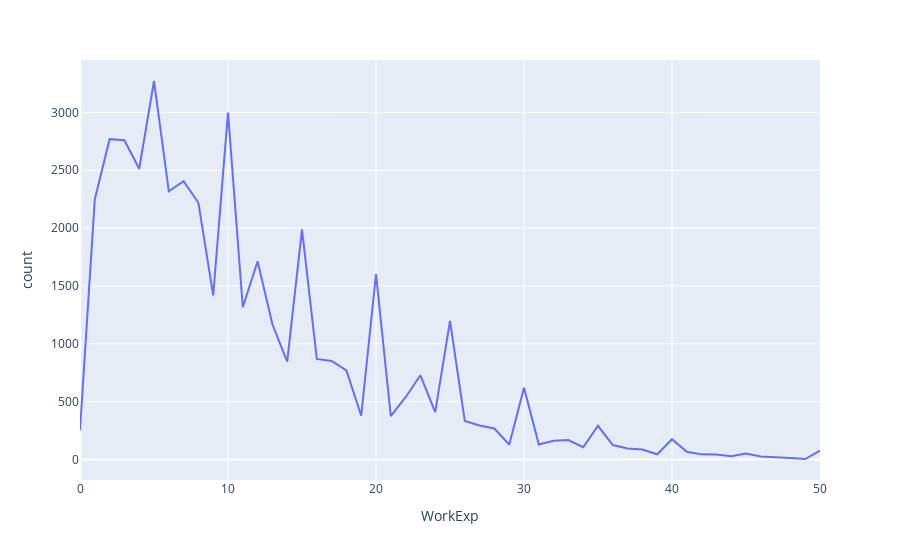

Write notebook code for a chart like this one.
### Code cell
output

### Figure 1 — Plotly figure (JSON) as saved in the notebook; plotly's stock layout.template omitted (floating-point values rounded to 4 significant figures)
{"data": [{"hovertemplate": "WorkExp=%{x}<br>count=%{y}<extra></extra>", "legendgroup": "", "line": {"color": "#636efa", "dash": "solid"}, "marker": {"symbol": "circle"}, "mode": "lines", "name": "", "orientation": "v", "showlegend": false, "type": "scatter", "x": [50, 49, 48, 47, 46, 45, 44, 43, 42, 41, 40, 39, 38, 37, 36, 35, 34, 33, 32, 31, 30, 29, 28, 27, 26, 25, 24, 23, 22, 21, 20, 19, 18, 17, 16, 15, 14, 13, 12, 11, 10, 9, 8, 7, 6, 5, 4, 3, 2, 1, 0], "xaxis": "x", "y": [76, 4, 12, 17, 26, 52, 27, 43, 44, 66, 175, 45, 86, 94, 125, 291, 106, 168, 162, 130, 620, 128, 268, 294, 332, 1198, 410, 728, 538, 374, 1603, 378, 770, 851, 869, 1990, 846, 1169, 1714, 1316, 3000, 1418, 2219, 2406, 2318, 3272, 2513, 2760, 2769, 2250, 254], "yaxis": "y"}], "layout": {"legend": {"tracegroupgap": 0}, "margin": {"t": 60}, "xaxis": {"anchor": "y", "domain": [0, 1], "title": {"text": "WorkExp"}}, "yaxis": {"anchor": "x", "domain": [0, 1], "title": {"text": "count"}}}}
